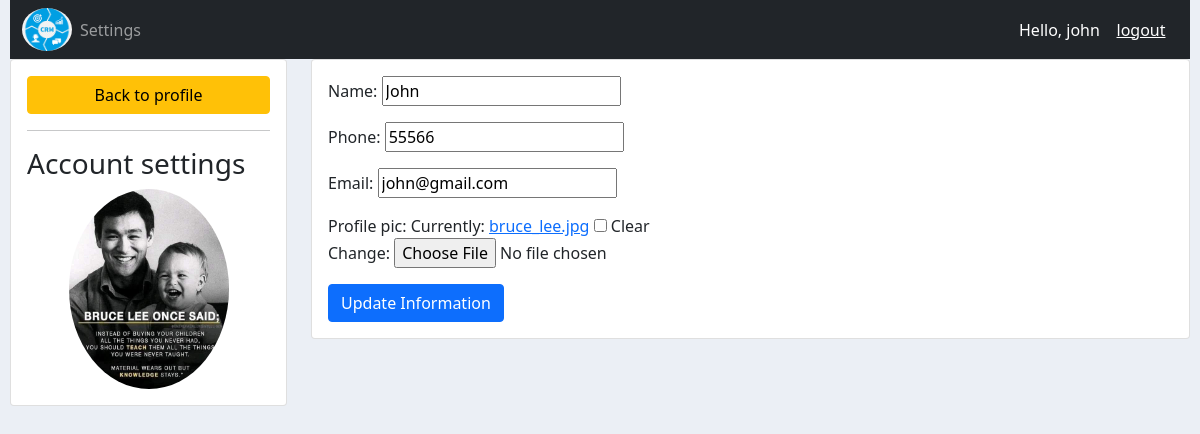
/account/ (signed in), run on the app's committed database.
### accounts/models.py (models this page shows, shortened)
class Customer(models.Model):
    user = models.OneToOneField(User, null=True, on_delete=models.CASCADE)
    name = models.CharField(max_length=200, null=True)
    phone = models.CharField(max_length=200, null=True)
    email = models.EmailField(max_length=200, null=True)
    profile_pic = models.ImageField(default="default.png", null=True, blank=True)
    date_created = models.DateTimeField(auto_now_add=True, null=True)

### accounts/decorators.py (the view)
        def wrapper(request, *args, **kwargs):
            group = None
            if request.user.groups.exists():
                group = request.user.groups.all()[0].name
            if group in allowed_roles:
                return view_function(request, *args, **kwargs)
            else:
                return HttpResponse("%s is not authorized in this page." %request.user)

### accounts/forms.py
class CustomerForm(ModelForm):
    class Meta:
        model = Customer
        fields = "__all__"
        exclude = ['user']

### accounts/views.py (called while the page is built)
@login_required(login_url="login")
@allowed_users(allowed_roles=['customer'])
def account_settings(request):
    customer = request.user.customer
    form = CustomerForm(instance=customer)
    if request.method == "POST":
        form = CustomerForm(request.POST, request.FILES, instance=customer)
        if form.is_valid():
            form.save()
    context = {
        'form': form,
    }
    return render(request, 'accounts/account_settings.html', context)

### accounts/templates/accounts/account_settings.html (shortened to what this page needs)
{% extends 'accounts/base.html' %}
{% block content %}
    <div class="row">
        <div class="col-md-3">
            <div class="card card-body">
                <a class="btn btn-warning" href="{% url 'home' %}">Back to profile</a>
                <hr>
                <h3>Account settings</h3>
                <img class="profile-pic" src=
                "{{ request.user.customer.profile_pic.url }}">
            </div>
        </div>
        <div class="col-md-9">
            <div class="card card-body">
                <form method="POST" action="" enctype="multipart/form-data">
                    {{ form.as_p }}
                    <input class="btn btn-primary" type="submit" value="Update Information">
                </form>
            </div>
        </div>
    </div>
{% endblock content %}

### accounts/templates/accounts/navbar.html (shortened to what this page needs)
{% load static %}
<nav class="navbar navbar-expand-lg bg-dark navbar-dark">
    <div class="container-fluid">
      <img src="{% static 'images/logo.png' %}" style="width: 50px; border-radius: 50%">
      <div class="collapse navbar-collapse" id="collapsibleNavbar">
        <ul class="navbar-nav">
          {% if request.user.is_staff %}
            <li class="nav-item">
              <a class="nav-link" href="{% url 'home' %}">Dashboard</a>
            </li>
            <li class="nav-item">
              <a class="nav-link" href="{% url 'products' %}">Products</a>
            </li>
          {% else %}
            <li class="nav-item">
              <a class="nav-link" href="{% url 'account' %}">Settings</a>
            </li>
          {% endif %}
        </ul>
      </div>
      <div style="direction: rtl; color: white;">
          &nbsp;&nbsp;
        Hello, {{request.user}} &nbsp;&nbsp;
        <a href="{% url 'logout' %}" style="color: white">logout</a>
      </div>
    </div>
  </nav>

### static/css/base.css (style rules this page uses)
body { background-color: #ebeff5; margin-left: 10px; margin-right: 10px; }

### accounts/templates/accounts/account_settings.html (style rules this page uses)
.profile-pic { max-height: 200px; max-width: 200px; margin: 0 auto; border-radius: 50%; }

### data on the page
Customer: name "John", phone "55566", email "john@gmail.com"

### other printed values
{{ request.user }} "john"
